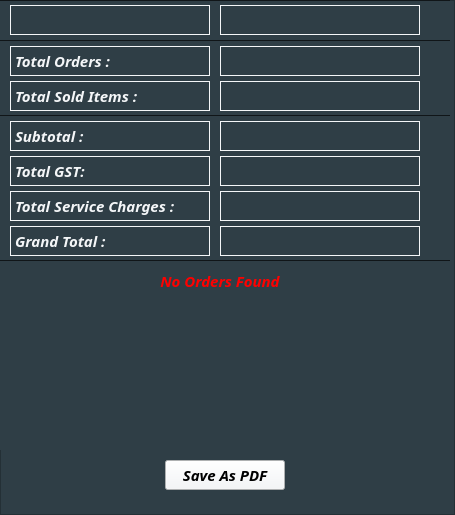
  <widget class="QFrame" name="frame_5">
   <property name="geometry">
    <rect>
     <x>916</x>
     <y>230</y>
     <width>455</width>
     <height>515</height>
    </rect>
   </property>
   <property name="styleSheet">
    <string notr="true">background-color:#2F3E46;
</string>
   </property>
   <property name="frameShape">
    <enum>QFrame::StyledPanel</enum>
   </property>
   <property name="frameShadow">
    <enum>QFrame::Raised</enum>
   </property>
   <widget class="QFrame" name="report_frame">
    <property name="geometry">
     <rect>
      <x>0</x>
      <y>0</y>
      <width>455</width>
      <height>515</height>
     </rect>
    </property>
    <property name="styleSheet">
     <string notr="true">background-color:#2F3E46;
</string>
    </property>
    <property name="frameShape">
     <enum>QFrame::StyledPanel</enum>
    </property>
    <property name="frameShadow">
     <enum>QFrame::Raised</enum>
    </property>
    <widget class="QPushButton" name="pdf_button">
     <property name="geometry">
      <rect>
       <x>165</x>
       <y>460</y>
       <width>120</width>
       <height>30</height>
      </rect>
     </property>
     <property name="font">
      <font>
       <family>Century751 No2 BT</family>
       <pointsize>11</pointsize>
       <weight>75</weight>
       <italic>true</italic>
       <bold>true</bold>
      </font>
     </property>
     <property name="styleSheet">
      <string notr="true">QPushButton{
background-color:#F4F6F8;
color:#000000;
}
QPushButton:hover{
background-color:#DCE2E9;
}
QPushButton:pressed{
background-color:#C4CFD9;
}</string>
     </property>
     <property name="text">
      <string>Save As PDF</string>
     </property>
    </widget>
    <widget class="QFrame" name="report_data_frame">
     <property name="geometry">
      <rect>
       <x>0</x>
       <y>0</y>
       <width>450</width>
       <height>450</height>
      </rect>
     </property>
     <property name="styleSheet">
      <string notr="true">border-top:1px solid #101518;</string>
     </property>
     <property name="frameShape">
      <enum>QFrame::StyledPanel</enum>
     </property>
     <property name="frameShadow">
      <enum>QFrame::Raised</enum>
     </property>
     <widget class="Line" name="line_5">
      <property name="geometry">
       <rect>
        <x>0</x>
        <y>260</y>
        <width>460</width>
        <height>2</height>
       </rect>
      </property>
      <property name="autoFillBackground">
       <bool>false</bool>
      </property>
      <property name="styleSheet">
       <string notr="true"/>
      </property>
      <property name="orientation">
       <enum>Qt::Horizontal</enum>
      </property>
     </widget>
     <widget class="QLabel" name="serviice_charge_label">
      <property name="geometry">
       <rect>
        <x>220</x>
        <y>191</y>
        <width>200</width>
        <height>30</height>
       </rect>
      </property>
      <property name="font">
       <font>
        <family>Century751 No2 BT</family>
        <pointsize>11</pointsize>
        <weight>75</weight>
        <italic>true</italic>
        <bold>true</bold>
       </font>
      </property>
      <property name="styleSheet">
       <string notr="true">border:1px solid #F4F6F8;
color:#F4F6F8;
</string>
      </property>
      <property name="text">
       <string/>
      </property>
      <property name="alignment">
       <set>Qt::AlignRight|Qt::AlignTrailing|Qt::AlignVCenter</set>
      </property>
     </widget>
     <widget class="QLabel" name="grand_total_label">
      <property name="geometry">
       <rect>
        <x>220</x>
        <y>226</y>
        <width>200</width>
        <height>30</height>
       </rect>
      </property>
      <property name="font">
       <font>
        <family>Century751 No2 BT</family>
        <pointsize>11</pointsize>
        <weight>75</weight>
        <italic>true</italic>
        <bold>true</bold>
       </font>
      </property>
      <property name="styleSheet">
       <string notr="true">border:1px solid #F4F6F8;
color:#F4F6F8;
</string>
      </property>
      <property name="text">
       <string/>
      </property>
      <property name="alignment">
       <set>Qt::AlignRight|Qt::AlignTrailing|Qt::AlignVCenter</set>
      </property>
     </widget>
     <widget class="QLabel" name="no_orders_label">
      <property name="geometry">
       <rect>
        <x>155</x>
        <y>266</y>
        <width>130</width>
        <height>30</height>
       </rect>
      </property>
      <property name="font">
       <font>
        <family>Century751 No2 BT</family>
        <pointsize>11</pointsize>
        <weight>75</weight>
        <italic>true</italic>
        <bold>true</bold>
       </font>
      </property>
      <property name="styleSheet">
       <string notr="true">color:red;
border:none;</string>
      </property>
      <property name="text">
       <string>No Orders Found</string>
      </property>
      <property name="alignment">
       <set>Qt::AlignCenter</set>
      </property>
     </widget>
     <widget class="QLabel" name="label_7">
      <property name="geometry">
       <rect>
        <x>10</x>
        <y>191</y>
        <width>200</width>
        <height>30</height>
       </rect>
      </property>
      <property name="font">
       <font>
        <family>Century751 No2 BT</family>
        <pointsize>11</pointsize>
        <weight>75</weight>
        <italic>true</italic>
        <bold>true</bold>
       </font>
      </property>
      <property name="styleSheet">
       <string notr="true">border:1px solid #F4F6F8;
color:#F4F6F8;
</string>
      </property>
      <property name="text">
       <string>Total Service Charges :</string>
      </property>
     </widget>
     <widget class="QLabel" name="total_gst_label">
      <property name="geometry">
       <rect>
        <x>220</x>
        <y>156</y>
        <width>200</width>
        <height>30</height>
       </rect>
      </property>
      <property name="font">
       <font>
        <family>Century751 No2 BT</family>
        <pointsize>11</pointsize>
        <weight>75</weight>
        <italic>true</italic>
        <bold>true</bold>
       </font>
      </property>
      <property name="styleSheet">
       <string notr="true">border:1px solid #F4F6F8;
color:#F4F6F8;
</string>
      </property>
      <property name="text">
       <string/>
      </property>
      <property name="alignment">
       <set>Qt::AlignRight|Qt::AlignTrailing|Qt::AlignVCenter</set>
      </property>
     </widget>
     <widget class="QLabel" name="label_5">
      <property name="geometry">
       <rect>
        <x>10</x>
        <y>121</y>
        <width>200</width>
        <height>30</height>
       </rect>
      </property>
      <property name="font">
       <font>
        <family>Century751 No2 BT</family>
        <pointsize>11</pointsize>
        <weight>75</weight>
        <italic>true</italic>
        <bold>true</bold>
       </font>
      </property>
      <property name="styleSheet">
       <string notr="true">border:1px solid #F4F6F8;
color:#F4F6F8;
</string>
      </property>
      <property name="text">
       <string>Subtotal :</string>
      </property>
     </widget>
     <widget class="QLabel" name="date_label">
      <property name="geometry">
       <rect>
        <x>10</x>
        <y>5</y>
        <width>200</width>
        <height>30</height>
       </rect>
      </property>
      <property name="font">
       <font>
        <family>Century751 No2 BT</family>
        <pointsize>11</pointsize>
        <weight>75</weight>
        <italic>true</italic>
        <bold>true</bold>
       </font>
      </property>
      <property name="styleSheet">
       <string notr="true">border:1px solid #F4F6F8;
color:#F4F6F8;
</string>
      </property>
      <property name="text">
       <string/>
      </property>
     </widget>
     <widget class="QLabel" name="total_orders_label">
      <property name="geometry">
       <rect>
        <x>220</x>
        <y>46</y>
        <width>200</width>
        <height>30</height>
       </rect>
      </property>
      <property name="font">
       <font>
        <family>Century751 No2 BT</family>
        <pointsize>11</pointsize>
        <weight>75</weight>
        <italic>true</italic>
        <bold>true</bold>
       </font>
      </property>
      <property name="styleSheet">
       <string notr="true">border:1px solid #F4F6F8;
color:#F4F6F8;
</string>
      </property>
      <property name="text">
       <string/>
      </property>
      <property name="alignment">
       <set>Qt::AlignRight|Qt::AlignTrailing|Qt::AlignVCenter</set>
      </property>
     </widget>
     <widget class="QLabel" name="label_4">
      <property name="geometry">
       <rect>
        <x>10</x>
        <y>81</y>
        <width>200</width>
        <height>30</height>
       </rect>
      </property>
      <property name="font">
       <font>
        <family>Century751 No2 BT</family>
        <pointsize>11</pointsize>
        <weight>75</weight>
        <italic>true</italic>
        <bold>true</bold>
       </font>
      </property>
      <property name="styleSheet">
       <string notr="true">border:1px solid #F4F6F8;
color:#F4F6F8;
</string>
      </property>
      <property name="text">
       <string>Total Sold Items :</string>
      </property>
     </widget>
     <widget class="QLabel" name="label_8">
      <property name="geometry">
       <rect>
        <x>10</x>
        <y>226</y>
        <width>200</width>
        <height>30</height>
       </rect>
      </property>
      <property name="font">
       <font>
        <family>Century751 No2 BT</family>
        <pointsize>11</pointsize>
        <weight>75</weight>
        <italic>true</italic>
        <bold>true</bold>
       </font>
      </property>
      <property name="styleSheet">
       <string notr="true">border:1px solid #F4F6F8;
color:#F4F6F8;
</string>
      </property>
      <property name="text">
       <string>Grand Total :</string>
      </property>
     </widget>
     <widget class="QLabel" name="subtotal_label">
      <property name="geometry">
       <rect>
        <x>220</x>
        <y>121</y>
        <width>200</width>
        <height>30</height>
       </rect>
      </property>
      <property name="font">
       <font>
        <family>Century751 No2 BT</family>
        <pointsize>11</pointsize>
        <weight>75</weight>
        <italic>true</italic>
        <bold>true</bold>
       </font>
      </property>
      <property name="styleSheet">
       <string notr="true">border:1px solid #F4F6F8;
color:#F4F6F8;
</string>
      </property>
      <property name="text">
       <string/>
      </property>
      <property name="alignment">
       <set>Qt::AlignRight|Qt::AlignTrailing|Qt::AlignVCenter</set>
      </property>
     </widget>
     <widget class="QLabel" name="day_label">
      <property name="geometry">
       <rect>
        <x>220</x>
        <y>5</y>
        <width>200</width>
        <height>30</height>
       </rect>
      </property>
      <property name="font">
       <font>
        <family>Century751 No2 BT</family>
        <pointsize>11</pointsize>
        <weight>75</weight>
        <italic>true</italic>
        <bold>true</bold>
       </font>
      </property>
      <property name="styleSheet">
       <string notr="true">border:1px solid #F4F6F8;
color:#F4F6F8;
</string>
      </property>
      <property name="text">
       <string/>
      </property>
      <property name="alignment">
       <set>Qt::AlignRight|Qt::AlignTrailing|Qt::AlignVCenter</set>
      </property>
     </widget>
     <widget class="Line" name="line_3">
      <property name="geometry">
       <rect>
        <x>0</x>
        <y>40</y>
        <width>460</width>
        <height>2</height>
       </rect>
      </property>
      <property name="autoFillBackground">
       <bool>false</bool>
      </property>
      <property name="styleSheet">
       <string notr="true"/>
      </property>
      <property name="orientation">
       <enum>Qt::Horizontal</enum>
      </property>
     </widget>
     <widget class="Line" name="line_4">
      <property name="geometry">
       <rect>
        <x>0</x>
        <y>115</y>
        <width>460</width>
        <height>2</height>
       </rect>
      </property>
      <property name="autoFillBackground">
       <bool>false</bool>
      </property>
      <property name="styleSheet">
       <string notr="true"/>
      </property>
      <property name="orientation">
       <enum>Qt::Horizontal</enum>
      </property>
     </widget>
     <widget class="QLabel" name="total_items_label">
      <property name="geometry">
       <rect>
        <x>220</x>
        <y>81</y>
        <width>200</width>
        <height>30</height>
       </rect>
      </property>
      <property name="font">
       <font>
        <family>Century751 No2 BT</family>
        <pointsize>11</pointsize>
        <weight>75</weight>
        <italic>true</italic>
        <bold>true</bold>
       </font>
      </property>
      <property name="styleSheet">
       <string notr="true">border:1px solid #F4F6F8;
color:#F4F6F8;
</string>
      </property>
      <property name="text">
       <string/>
      </property>
      <property name="alignment">
       <set>Qt::AlignRight|Qt::AlignTrailing|Qt::AlignVCenter</set>
      </property>
     </widget>
     <widget class="QLabel" name="label_6">
      <property name="geometry">
       <rect>
        <x>10</x>
        <y>156</y>
        <width>200</width>
        <height>30</height>
       </rect>
      </property>
      <property name="font">
       <font>
        <family>Century751 No2 BT</family>
        <pointsize>11</pointsize>
        <weight>75</weight>
        <italic>true</italic>
        <bold>true</bold>
       </font>
      </property>
      <property name="styleSheet">
       <string notr="true">border:1px solid #F4F6F8;
color:#F4F6F8;
</string>
      </property>
      <property name="text">
       <string>Total GST: </string>
      </property>
     </widget>
     <widget class="QLabel" name="label_9">
      <property name="geometry">
       <rect>
        <x>10</x>
        <y>46</y>
        <width>200</width>
        <height>30</height>
       </rect>
      </property>
      <property name="font">
       <font>
        <family>Century751 No2 BT</family>
        <pointsize>11</pointsize>
        <weight>75</weight>
        <italic>true</italic>
        <bold>true</bold>
       </font>
      </property>
      <property name="styleSheet">
       <string notr="true">border:1px solid #F4F6F8;
color:#F4F6F8;
</string>
      </property>
      <property name="text">
       <string>Total Orders :</string>
      </property>
     </widget>
    </widget>
   </widget>
  </widget>
